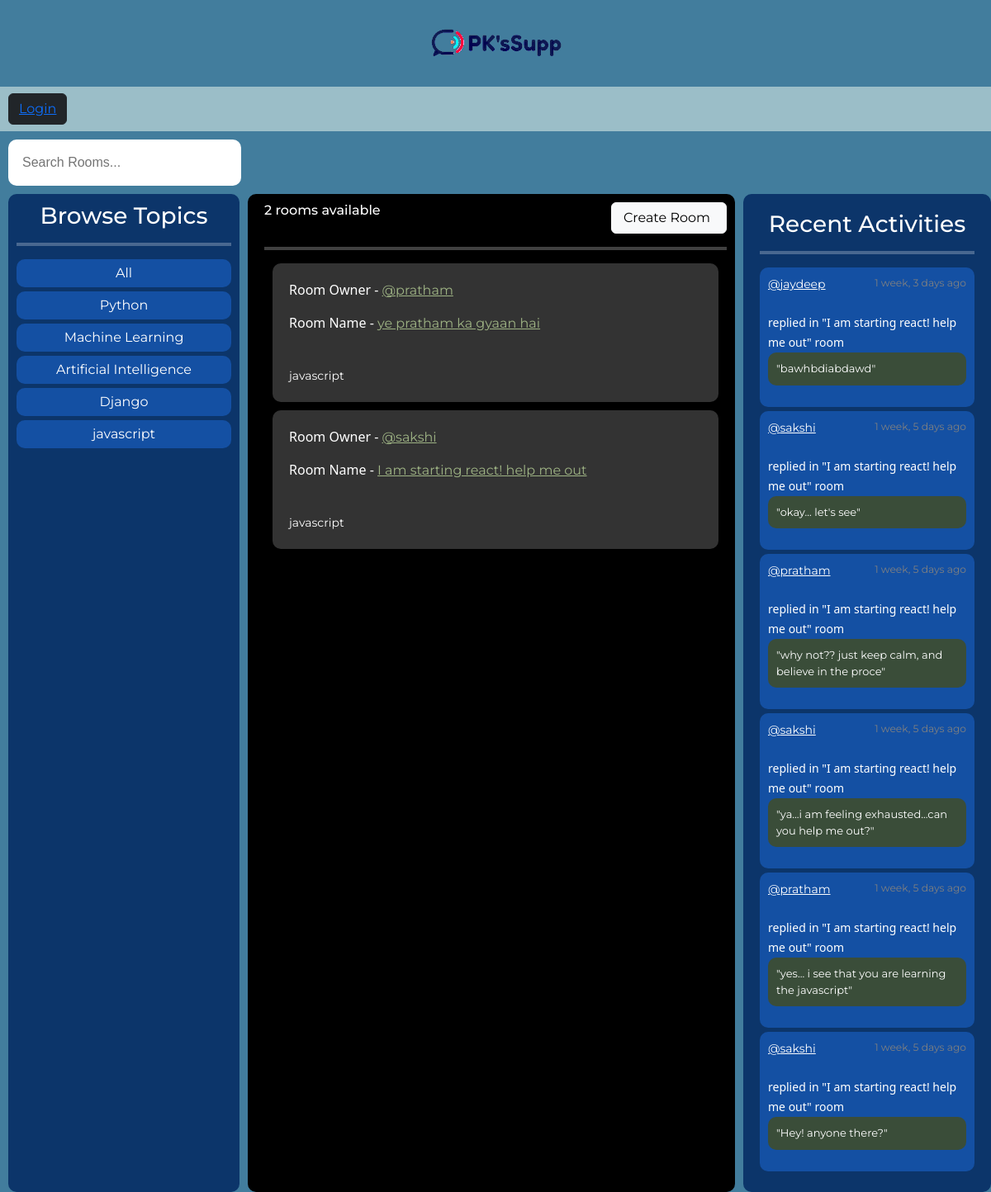
/?q=javascript, run on the app's committed database.
### base/models.py (models this page shows, shortened)
class Topic(models.Model):
    name = models.CharField(max_length=200)

class Room(models.Model):
    host = models.ForeignKey(User, on_delete=models.SET_NULL, null=True)
    topic = models.ForeignKey(Topic, on_delete=models.SET_NULL, null=True)
    name = models.CharField(max_length=200)
    description = models.TextField(null=True, blank=True)
    participants = models.ManyToManyField(User, related_name="participants", blank=True)
    updated = models.DateTimeField(auto_now=True)
    created = models.DateTimeField(auto_now_add=True)
    class Meta:
        ordering = ["-updated", "-created"]
    def __str__(self):
        return self.name

class Message(models.Model):
    user = models.ForeignKey(User, on_delete=models.CASCADE)
    room = models.ForeignKey(Room, on_delete=models.CASCADE)
    body = models.TextField()
    updated = models.DateTimeField(auto_now=True)
    created = models.DateTimeField(auto_now_add=True)
    class Meta:
        ordering = ["-updated", "-created"]
    def __str__(self) -> str:
        return self.body[0:50]

### base/views.py (the view)
# urls.py: path("", views.home, name="home"),
def home(request):
    show_search_bar = True
    q = request.GET.get("q") if request.GET.get("q") != None else ""
    rooms = Room.objects.filter(
        Q(topic__name__icontains=q)
        | Q(name__icontains=q)
        | Q(description__icontains=q)
    )
    room_count = rooms.count()
    topics = Topic.objects.all()
    room_messages = Message.objects.filter(Q(room__topic__name__icontains=q))
    context = {
        "rooms": rooms,
        "topics": topics,
        "room_count": room_count,
        "room_messages": room_messages,
        "show_search_bar": show_search_bar,
    }
    return render(request, "base/home.html", context)

### base/templates/base/home.html
{% extends 'main.html' %} {% block content %} {% load static %}
<link rel="stylesheet" href="{% static 'styles/home.css' %}" />
<div class="main-container">
  <div class="topics">{% include 'base/topics_component.html' %}</div>
  <div class="feed">
    <div class="room-create-room">
      <h6 class="room-count">{{room_count}} rooms available</h6>
      <button class="btn btn-light create-room-button">
        <a class="create-room" href="{% url 'create-room' %}">Create Room</a>
      </button>
    </div>
    <hr class="feed-line" />
    {% include 'base/feed_component.html' %}
  </div>
  <div class="activity">{% include 'base/activity_component.html' %}</div>
</div>
{% endblock content %}

### base/templates/base/topics_component.html
{% load static %}
<link rel="stylesheet" href="{% static 'styles/topics_component.css' %}" />
<h3 class="main-heading">Browse Topics</h3>
<hr class="feed-line" />
<div class="topic-names">
  <div class="topic-name"><a href="{% url 'home' %}">All</a><br /></div>
  {% for topic in topics %}
  <div class="topic-name">
    <a href="{% url 'home' %}?q={{topic.name}}">{{topic.name}}</a><br />
  </div>
  {% endfor %}
</div>

### base/templates/base/feed_component.html (shortened to what this page needs)
{% load static %}
<link rel="stylesheet" href="{% static 'styles/feed_component.css' %}" />
<div>
  {% for room in rooms %}
  <div class="room-component">
    <div class="room-div">
      <p class="room-owner-p">Room Owner -</p>
      <a href="{% url 'user-profile' room.host.id %}"
        >@{{room.host.username}}</a
      >
    </div>
    <div class="room-div">
      <p class="room-name-p">Room Name -</p>
      <a href="{% url 'room' room.id %}">{{room.name}}</a>
    </div>
    <br />
    <small>{{room.topic.name}}</small>
  </div>
  {% endfor %}
</div>

### base/templates/base/activity_component.html (shortened to what this page needs)
{% load static %}
<link rel="stylesheet" href="{% static 'styles/activity_component.css' %}" />
<h3 class="main-heading">Recent Activities</h3>
<hr class="feed-line" />
{% for message in room_messages %}
<div class="activity-message">
  <small class="host-and-time"
    ><a href="{% url 'user-profile' message.user.id %}">@{{message.user}}</a>
    <small class="time">{{message.created|timesince}} ago</small></small
  ><br />
  <small class="replied-to">replied in "{{message.room}}" room</small>
  <p class="message-body">"{{message}}"</p>
</div>
{% endfor %}

### static/styles/main.css (style rules this page uses)
.body { font-family: "Montserrat"; background-color: #427d9d; margin: 0; }

### static/styles/home.css (style rules this page uses)
.main-container { color: white; display: grid; grid-template-columns: 1fr 2fr 1fr; }
.topics { background-color: #0c356a; border-radius: 10px; padding: 10px; margin: 0px 10px; }
.feed { background-color: black; border-radius: 10px; margin-right: 10px; padding: 10px; padding-left: 20px; }
.room-create-room { display: grid; grid-template-columns: 3fr 1fr; }
.room-count { align-items: center; padding-top: 0px; }
.create-room { color: black; margin: 0; padding-right: 5px; text-decoration: none; text-align: end; }
.create-room-button { padding-left: 0; padding-right: 0; }
.feed-line { border: none; border-top: 4px solid white; height: 4px; }
.activity { background-color: #0c356a; border-radius: 10px; padding: 20px; }

### static/styles/topics_component.css (style rules this page uses)
.feed-line { border: none; border-top: 4px solid white; height: 4px; }
.main-heading { text-align: center; }
.topic-name { background-color: #1450a3; margin-bottom: 5px; padding: 5px; border-radius: 10px; text-align: center; }
.topic-names a { color: white; text-decoration: none; }

### static/styles/feed_component.css (style rules this page uses)
.room-component { background-color: #333333; padding: 20px; margin: 10px; border-radius: 10px; }
.room-owner-p { font-family: "Segoe UI", Tahoma, Geneva, Verdana, sans-serif; display: inline-block; }
.room-name-p { font-family: "Segoe UI", Tahoma, Geneva, Verdana, sans-serif; display: inline-block; }
.room-div a { color: #9eb384; }

### static/styles/activity_component.css (style rules this page uses)
.main-heading { text-align: center; }
.feed-line { border: none; border-top: 4px solid white; height: 4px; }
.activity-message { background-color: #1450a3; border-radius: 10px; padding: 10px; margin-bottom: 5px; }
.host-and-time { display: grid; grid-template-columns: 1.5fr 2.5fr; }
.time { text-align: end; color: grey; }
.host-and-time a { color: white; }
.replied-to { font-family: "Segoe UI", Tahoma, Geneva, Verdana, sans-serif; }
.message-body { padding: 10px; border-radius: 10px; background-color: #3a4d39; font-size: small; }

### data on the page
Topic: name "Python"
Topic: name "Machine Learning"
Topic: name "Artificial Intelligence"
Topic: name "Django"
Topic: name "javascript"
Room: host.username "pratham", name "ye pratham ka gyaan hai", topic.name "javascript"
Room: host.username "sakshi", name "I am starting react! help me out", topic.name "javascript"
Message: user "jaydeep", created "1 week, 3 days", room "I am starting react! help me out", body "bawhbdiabdawd"
Message: user "sakshi", created "1 week, 5 days", room "I am starting react! help me out", body "okay... let's see"
Message: user "pratham", created "1 week, 5 days", room "I am starting react! help me out", body "why not?? just keep calm, and believe in the proce"
Message: user "sakshi", created "1 week, 5 days", room "I am starting react! help me out", body "ya...i am feeling exhausted...can you help me out?"
Message: user "pratham", created "1 week, 5 days", room "I am starting react! help me out", body "yes... i see that you are learning the javascript"
Message: user "sakshi", created "1 week, 5 days", room "I am starting react! help me out", body "Hey! anyone there?"

### other printed values
{{ room_count }} "2"
